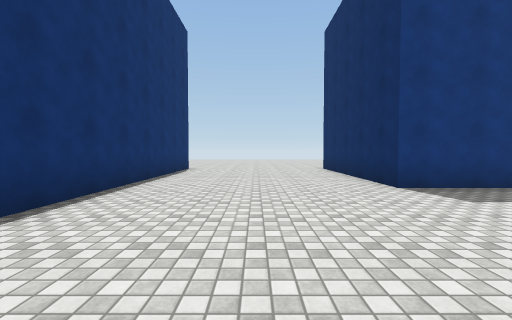
View 1 (above)

16 first-person views from a walk through a scene from a Unity 3-D project. The camera is 1.3 m above the floor, tilts 2° down and sees 90° across. The floor is counted in squares, 2 m on a side. Each view is taken from the middle of a square. On the plan, view 1 faces up. The plan holds only what a view shows up to about 9 squares ahead; the rest is blank. The place goes on beyond the plan. Surface patterns are stand-ins for the level's own textures.

View 2
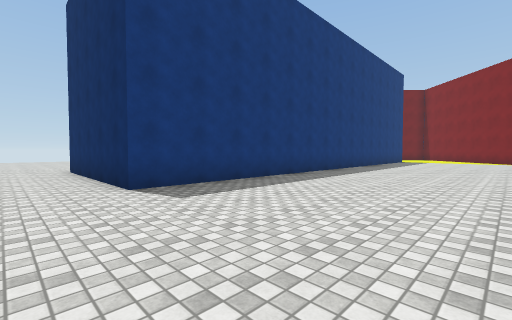

View 3
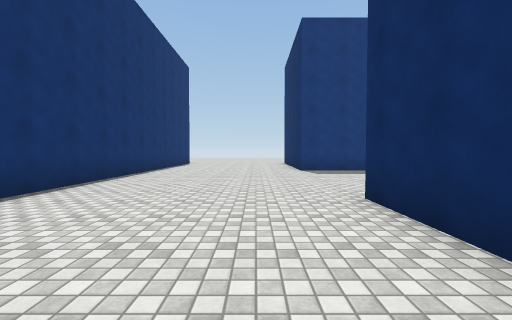

View 4
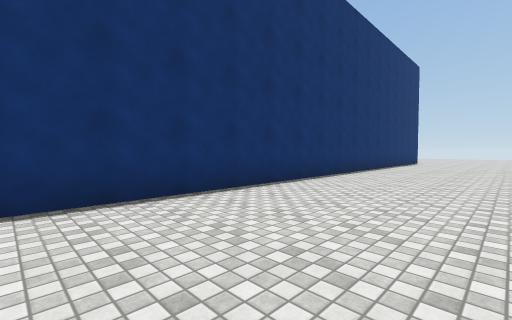

View 5
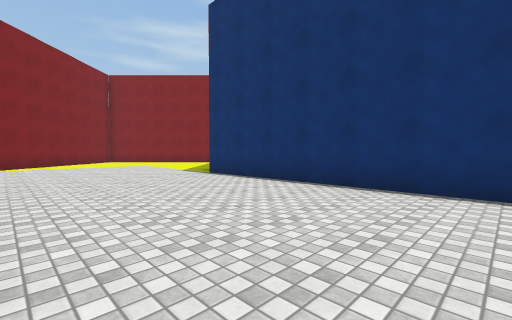

View 6
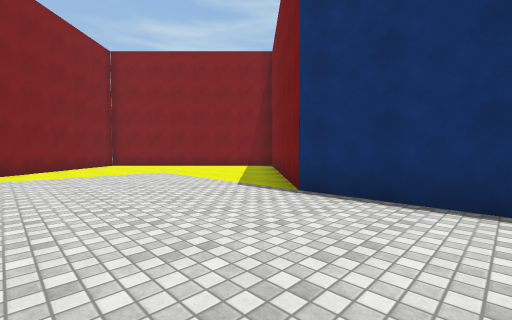

View 7
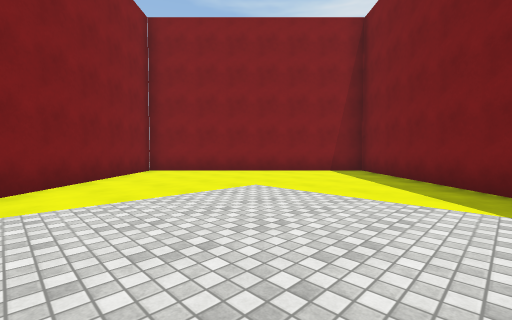

View 8
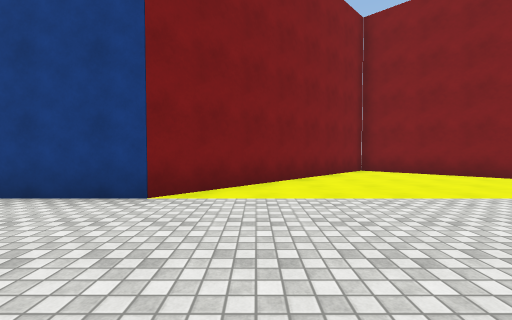

View 9
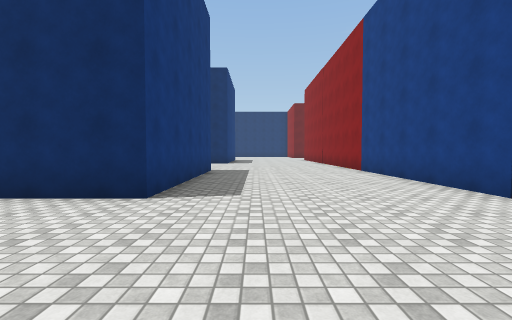

View 10
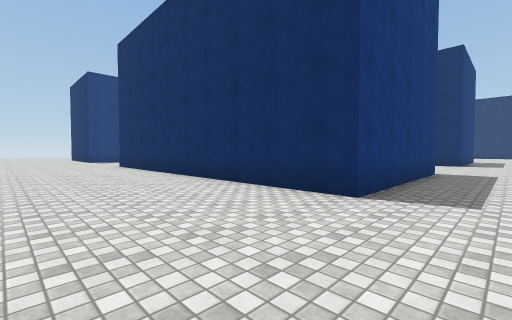

View 11
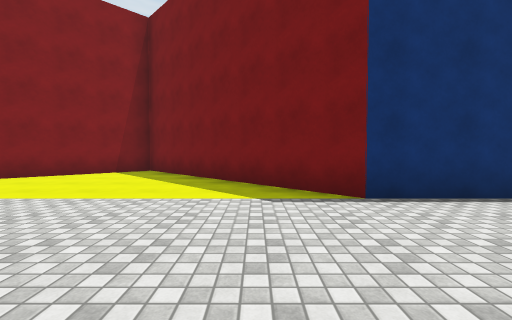

View 12
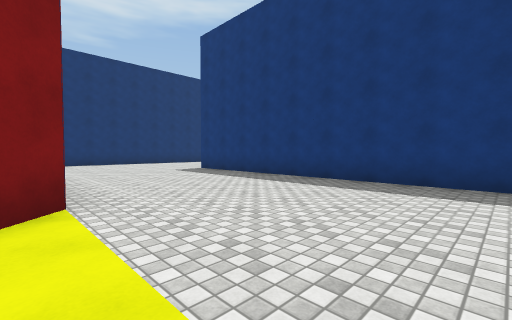

View 13
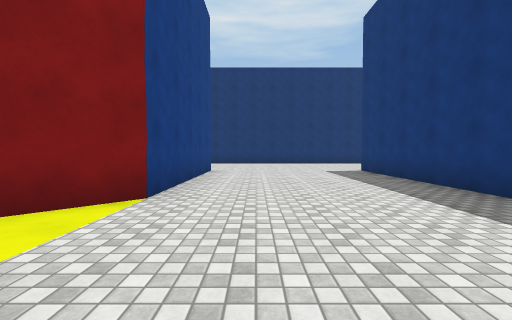

View 14
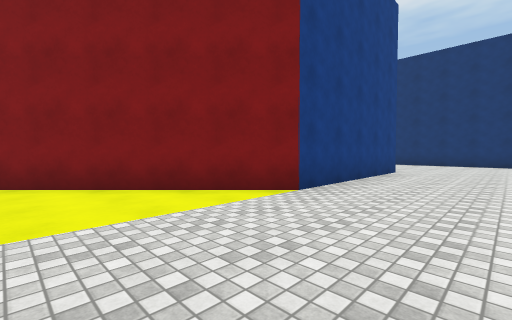

View 15
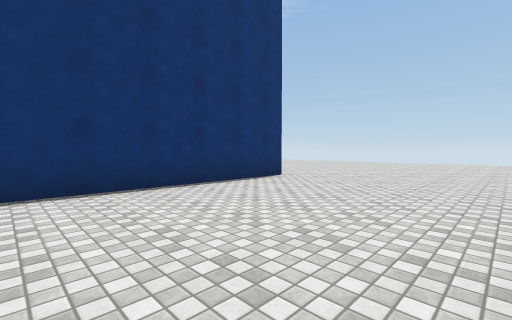

View 16
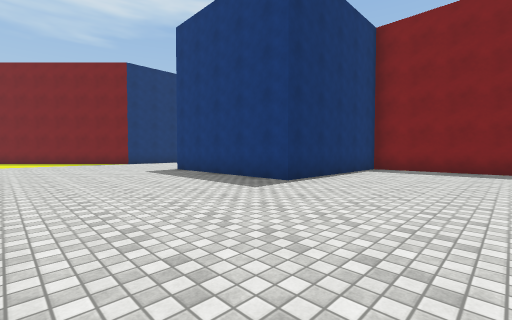

### Floor plan
Points are (right, up) in squares from view 1. A wall is a line through its corners. A room is listed if a view was taken in it or the views show most of it. See-through windows are left out.
Room 1 (views 1, 2, 3, 4, 5, 6, 7, 8, 9, 10, 11, 12, 13, 14, 15, 16)
walls: (7.5, -5.8) (7.5, -10.5) (2.5, -10.5) (2.5, -0.5) (7.5, -0.5) (11, -4); (11.1, -5.5) (7.8, -5.5); (11.1, 4.5) (2.5, 4.5) (2.5, 9.5); (-2.5, 9.5) (-2.5, -10.5) (-7.5, -15.5) (-2.5, -20.5) (2.5, -15.5) (8, -15.5)

Where each view was taken, in squares from view 1:
view 1: 0 up, 0 right, facing up
view 2: 0 up, 1 right, facing up-right
view 3: 4 down, 1 right, facing up
view 4: 6 down, 1 right, facing up-left
view 5: 4 down, 2 right, facing down-left
view 6: 8 down, 1 right, facing down-left
view 7: 12 down, 1 right, facing down-left
view 8: 12 down, 1 right, facing down
view 9: 12 down, 1 left, facing right
view 10: 12 down, 1 left, facing up-right
view 11: 12 down, 1 right, facing left
view 12: 1 down, 11 right, facing up-left
view 13: 1 up, 11 right, facing left
view 14: 2 up, 11 right, facing down-left
view 15: 4 up, 2 right, facing up-left
view 16: 15 down, 11 right, facing up-left
